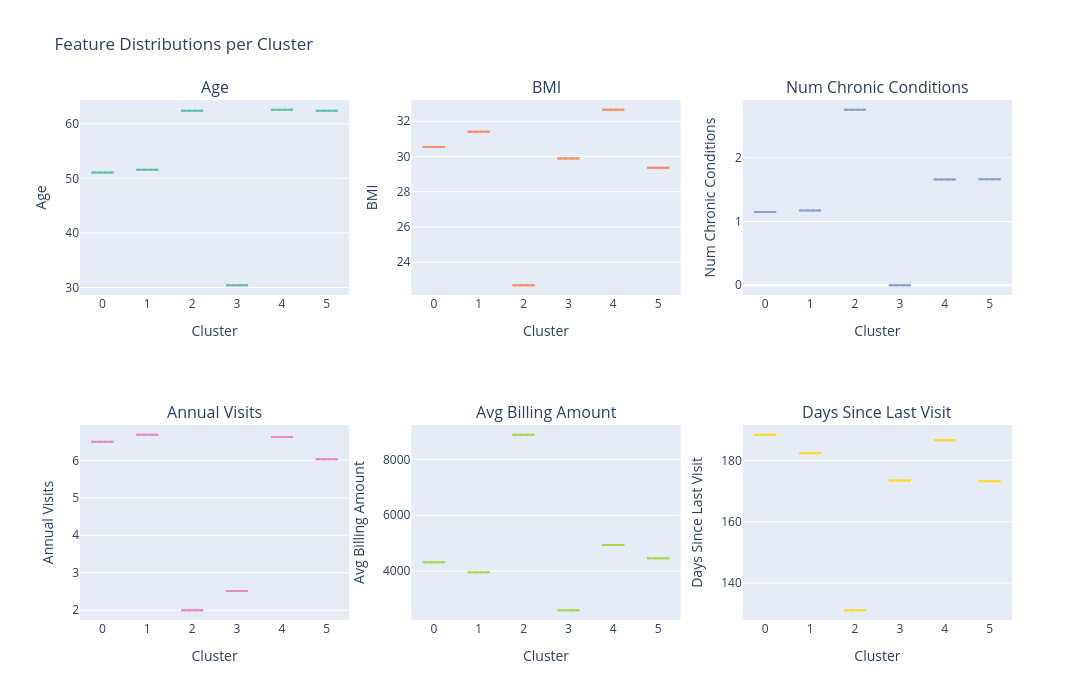

The notebook cell saved with this chart:
### Markdown cell above
Let's also look at the distribution of each numeric feature within each cluster, as
a 2x3 grid of box plots.

### Code cell
import plotly.subplots as sp

# List of numeric features to plot
numeric_features = [
    'Age_mean', 'BMI_mean', 'Num_Chronic_Conditions_mean',
    'Annual_Visits_mean', 'Avg_Billing_Amount_mean', 'Days_Since_Last_Visit_mean'
]

# Prepare subplot grid
fig = sp.make_subplots(rows=2, cols=3, subplot_titles=[
    'Age', 'BMI', 'Num Chronic Conditions',
    'Annual Visits', 'Avg Billing Amount', 'Days Since Last Visit'
])

palette = px.colors.qualitative.Set2

for i, feature in enumerate(numeric_features):
    row = i // 3 + 1
    col = i % 3 + 1
    # Create box plot for each feature
    box = go.Box(
        y=cluster_profiles[feature],
        x=cluster_profiles['Cluster'].astype(str),
        marker_color=palette[i % len(palette)],
        name=feature,
        boxmean=True
    )
    fig.add_trace(box, row=row, col=col)
    fig.update_xaxes(title_text='Cluster', row=row, col=col)
    fig.update_yaxes(title_text=feature.replace('_mean','').replace('_',' '), row=row, col=col)

fig.update_layout(
    height=700, width=1100,
    title_text='Feature Distributions per Cluster',
    showlegend=False
)

fig.show()

### Figure 1 — Plotly figure (JSON) as saved in the notebook; plotly's stock layout.template omitted (floating-point values rounded to 4 significant figures)
{"data": [{"boxmean": true, "marker": {"color": "rgb(102,194,165)"}, "name": "Age_mean", "type": "box", "x": ["0", "1", "2", "3", "4", "5"], "xaxis": "x", "y": [51.07, 51.58, 62.38, 30.4, 62.58, 62.4], "yaxis": "y"}, {"boxmean": true, "marker": {"color": "rgb(252,141,98)"}, "name": "BMI_mean", "type": "box", "x": ["0", "1", "2", "3", "4", "5"], "xaxis": "x2", "y": [30.54, 31.41, 22.69, 29.89, 32.65, 29.36], "yaxis": "y2"}, {"boxmean": true, "marker": {"color": "rgb(141,160,203)"}, "name": "Num_Chronic_Conditions_mean", "type": "box", "x": ["0", "1", "2", "3", "4", "5"], "xaxis": "x3", "y": [1.148, 1.171, 2.75, 0.0, 1.656, 1.661], "yaxis": "y3"}, {"boxmean": true, "marker": {"color": "rgb(231,138,195)"}, "name": "Annual_Visits_mean", "type": "box", "x": ["0", "1", "2", "3", "4", "5"], "xaxis": "x4", "y": [6.498, 6.682, 2.0, 2.511, 6.625, 6.026], "yaxis": "y4"}, {"boxmean": true, "marker": {"color": "rgb(166,216,84)"}, "name": "Avg_Billing_Amount_mean", "type": "box", "x": ["0", "1", "2", "3", "4", "5"], "xaxis": "x5", "y": [4318.0, 3957.0, 8885.0, 2598.0, 4933.0, 4462.0], "yaxis": "y5"}, {"boxmean": true, "marker": {"color": "rgb(255,217,47)"}, "name": "Days_Since_Last_Visit_mean", "type": "box", "x": ["0", "1", "2", "3", "4", "5"], "xaxis": "x6", "y": [188.4, 182.3, 131.1, 173.5, 186.6, 173.2], "yaxis": "y6"}], "layout": {"annotations": [{"font": {"size": 16}, "showarrow": false, "text": "Age", "x": 0.1444, "xanchor": "center", "xref": "paper", "y": 1.0, "yanchor": "bottom", "yref": "paper"}, {"font": {"size": 16}, "showarrow": false, "text": "BMI", "x": 0.5, "xanchor": "center", "xref": "paper", "y": 1.0, "yanchor": "bottom", "yref": "paper"}, {"font": {"size": 16}, "showarrow": false, "text": "Num Chronic Conditions", "x": 0.8556, "xanchor": "center", "xref": "paper", "y": 1.0, "yanchor": "bottom", "yref": "paper"}, {"font": {"size": 16}, "showarrow": false, "text": "Annual Visits", "x": 0.1444, "xanchor": "center", "xref": "paper", "y": 0.375, "yanchor": "bottom", "yref": "paper"}, {"font": {"size": 16}, "showarrow": false, "text": "Avg Billing Amount", "x": 0.5, "xanchor": "center", "xref": "paper", "y": 0.375, "yanchor": "bottom", "yref": "paper"}, {"font": {"size": 16}, "showarrow": false, "text": "Days Since Last Visit", "x": 0.8556, "xanchor": "center", "xref": "paper", "y": 0.375, "yanchor": "bottom", "yref": "paper"}], "height": 700, "showlegend": false, "title": {"text": "Feature Distributions per Cluster"}, "width": 1100, "xaxis": {"anchor": "y", "domain": [0.0, 0.2889], "title": {"text": "Cluster"}}, "xaxis2": {"anchor": "y2", "domain": [0.3556, 0.6444], "title": {"text": "Cluster"}}, "xaxis3": {"anchor": "y3", "domain": [0.7111, 1.0], "title": {"text": "Cluster"}}, "xaxis4": {"anchor": "y4", "domain": [0.0, 0.2889], "title": {"text": "Cluster"}}, "xaxis5": {"anchor": "y5", "domain": [0.3556, 0.6444], "title": {"text": "Cluster"}}, "xaxis6": {"anchor": "y6", "domain": [0.7111, 1.0], "title": {"text": "Cluster"}}, "yaxis": {"anchor": "x", "domain": [0.625, 1.0], "title": {"text": "Age"}}, "yaxis2": {"anchor": "x2", "domain": [0.625, 1.0], "title": {"text": "BMI"}}, "yaxis3": {"anchor": "x3", "domain": [0.625, 1.0], "title": {"text": "Num Chronic Conditions"}}, "yaxis4": {"anchor": "x4", "domain": [0.0, 0.375], "title": {"text": "Annual Visits"}}, "yaxis5": {"anchor": "x5", "domain": [0.0, 0.375], "title": {"text": "Avg Billing Amount"}}, "yaxis6": {"anchor": "x6", "domain": [0.0, 0.375], "title": {"text": "Days Since Last Visit"}}}}
